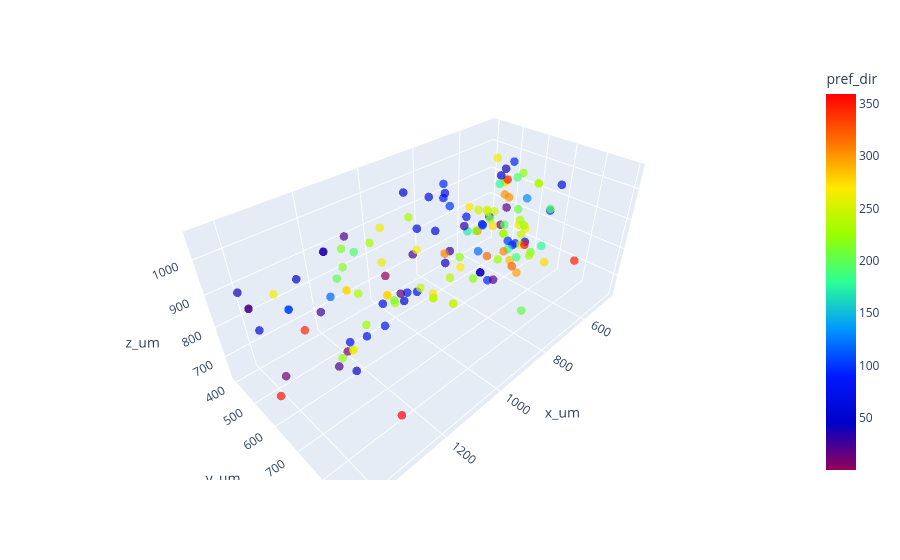

Write notebook code for a chart like this one.
### Code cell
#Same plot as above, but color = 'pref_dir'

#filter only DSI > some thresh
DSI_thresh = .7
filtered_dir_df = digital_twin_coreg_df[digital_twin_coreg_df['DSI'] > DSI_thresh]

fig_dir = px.scatter_3d(
    filtered_dir_df,
    x='x_um',
    y='y_um',
    z='z_um',
    color='pref_dir',
    color_continuous_scale='rainbow',
    opacity=0.7
)
fig_dir.update_traces(marker=dict(size=5))
fig_dir.show()

### Figure 1 — Plotly figure (JSON) as saved in the notebook; plotly's stock layout.template omitted (floating-point values rounded to 4 significant figures; data arrays with more than 128 entries replaced by an {"elided": "..."} marker saying what was removed)
{"data": [{"hovertemplate": "x_um=%{x}<br>y_um=%{y}<br>z_um=%{z}<br>pref_dir=%{marker.color}<extra></extra>", "legendgroup": "", "marker": {"color": {"elided": "140 float values"}, "coloraxis": "coloraxis", "opacity": 0.7, "size": 5, "symbol": "circle"}, "mode": "markers", "name": "", "scene": "scene", "showlegend": false, "type": "scatter3d", "x": {"elided": "140 float values"}, "y": {"elided": "140 float values"}, "z": {"elided": "140 float values"}}], "layout": {"coloraxis": {"colorbar": {"title": {"text": "pref_dir"}}, "colorscale": [[0, "rgb(150,0,90)"], [0.125, "rgb(0,0,200)"], [0.25, "rgb(0,25,255)"], [0.375, "rgb(0,152,255)"], [0.5, "rgb(44,255,150)"], [0.625, "rgb(151,255,0)"], [0.75, "rgb(255,234,0)"], [0.875, "rgb(255,111,0)"], [1, "rgb(255,0,0)"]]}, "legend": {"tracegroupgap": 0}, "margin": {"t": 60}, "scene": {"domain": {"x": [0, 1], "y": [0, 1]}, "xaxis": {"title": {"text": "x_um"}}, "yaxis": {"title": {"text": "y_um"}}, "zaxis": {"title": {"text": "z_um"}}}}}
